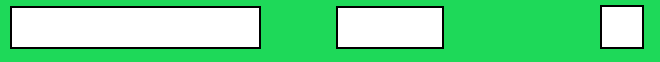
       <widget class="QWidget" name="key11" native="true">
        <property name="sizePolicy">
         <sizepolicy hsizetype="Preferred" vsizetype="Fixed">
          <horstretch>0</horstretch>
          <verstretch>0</verstretch>
         </sizepolicy>
        </property>
        <property name="minimumSize">
         <size>
          <width>0</width>
          <height>55</height>
         </size>
        </property>
        <property name="maximumSize">
         <size>
          <width>16777215</width>
          <height>90</height>
         </size>
        </property>
        <property name="cursor">
         <cursorShape>PointingHandCursor</cursorShape>
        </property>
        <property name="styleSheet">
         <string notr="true">background-color: rgb(30, 217, 89);
</string>
        </property>
        <widget class="QLineEdit" name="game_command11">
         <property name="geometry">
          <rect>
           <x>10</x>
           <y>6</y>
           <width>251</width>
           <height>43</height>
          </rect>
         </property>
         <property name="sizePolicy">
          <sizepolicy hsizetype="Expanding" vsizetype="Preferred">
           <horstretch>0</horstretch>
           <verstretch>0</verstretch>
          </sizepolicy>
         </property>
         <property name="minimumSize">
          <size>
           <width>0</width>
           <height>43</height>
          </size>
         </property>
         <property name="maximumSize">
          <size>
           <width>16777215</width>
           <height>16777215</height>
          </size>
         </property>
         <property name="font">
          <font>
           <family>Berlin Sans FB</family>
           <pointsize>20</pointsize>
          </font>
         </property>
         <property name="styleSheet">
          <string notr="true">background-color: rgb(255, 255, 255);
color: rgb(0, 0, 0);
border-style: solid;
border-width: 2px;
border-color: black;</string>
         </property>
         <property name="inputMask">
          <string notr="true"/>
         </property>
         <property name="maxLength">
          <number>16</number>
         </property>
        </widget>
        <widget class="QLabel" name="key_11_name">
         <property name="geometry">
          <rect>
           <x>336</x>
           <y>6</y>
           <width>108</width>
           <height>43</height>
          </rect>
         </property>
         <property name="font">
          <font>
           <family>Berlin Sans FB</family>
           <pointsize>30</pointsize>
          </font>
         </property>
         <property name="styleSheet">
          <string notr="true">background-color: rgb(255, 255, 255);
border-style: solid;
border-width: 2px;
border-color: black;
</string>
         </property>
         <property name="text">
          <string/>
         </property>
         <property name="pixmap">
          <pixmap>../Images/shitf_icon.png</pixmap>
         </property>
         <property name="scaledContents">
          <bool>true</bool>
         </property>
         <property name="alignment">
          <set>Qt::AlignCenter</set>
         </property>
        </widget>
        <widget class="QCheckBox" name="checkBoxShift">
         <property name="geometry">
          <rect>
           <x>600</x>
           <y>2</y>
           <width>51</width>
           <height>51</height>
          </rect>
         </property>
         <property name="styleSheet">
          <string notr="true">QCheckBox::indicator {
     width: 40px;
     height: 40px;
	border-style: solid;
    border-width: 2px;
    border-color: black;
}

QCheckBox::indicator:checked {
	background-color: rgb(7, 113, 240);
}
QCheckBox::indicator:unchecked {
    background-color: rgb(255, 255, 255);
}
</string>
         </property>
         <property name="text">
          <string/>
         </property>
         <property name="iconSize">
          <size>
           <width>23</width>
           <height>28</height>
          </size>
         </property>
         <property name="checkable">
          <bool>true</bool>
         </property>
        </widget>
       </widget>
